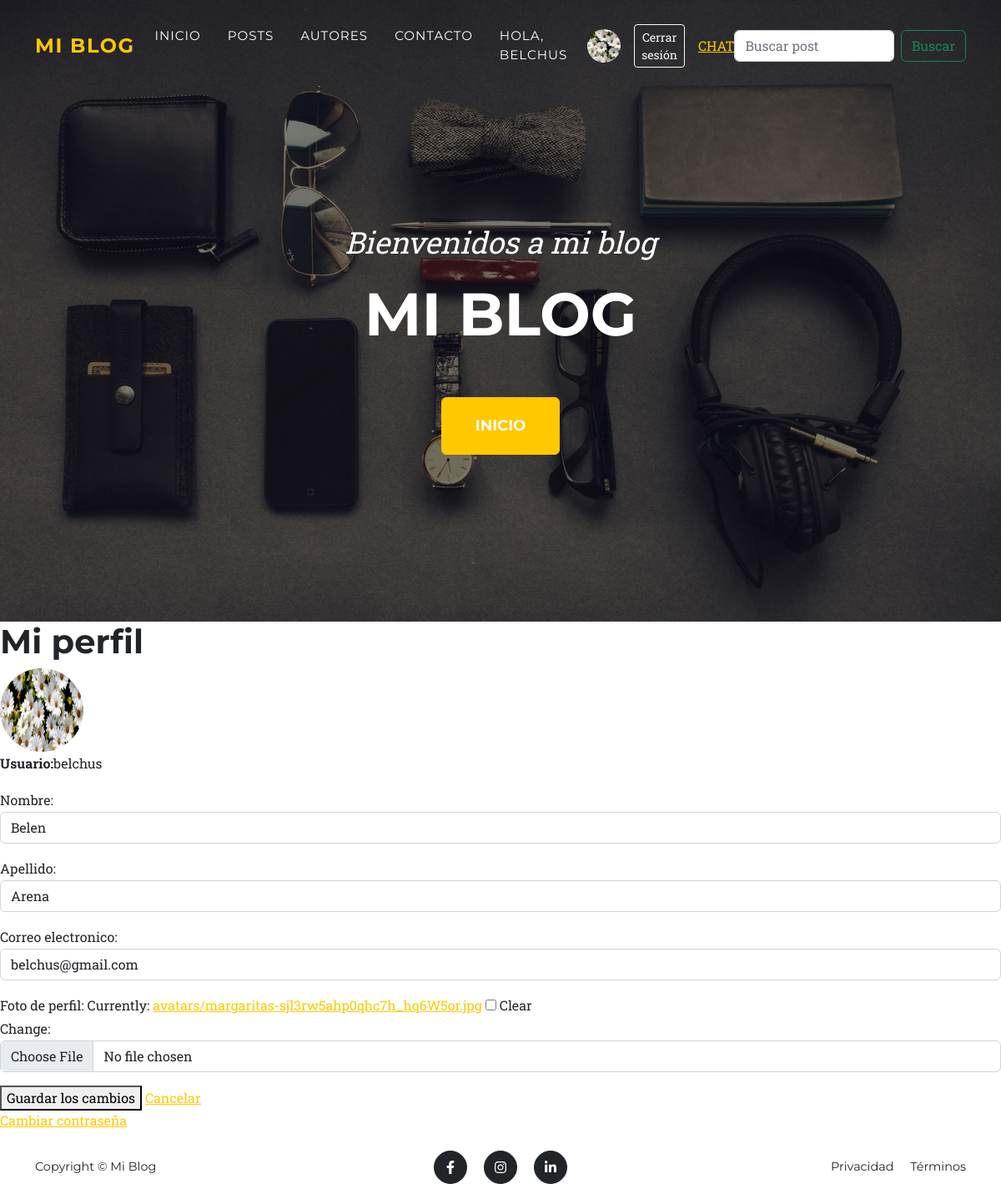
/mi_perfil/ (signed in), run on the app's committed database.
### posts/models.py (models this page shows, shortened)
class Autor(models.Model):
    nombre = models.CharField(max_length=100)
    apellido = models.CharField(max_length=100)
    email = models.EmailField()
    username = models.CharField(max_length=100,unique=True)
    avatar = models.ImageField(upload_to="avatars/",blank=True,null=True)
    usuario = models.OneToOneField(settings.AUTH_USER_MODEL,on_delete=models.CASCADE,null=True,blank=True,related_name="perfil_autor")

### posts/views.py (the view)
# urls.py: path("mi_perfil/",views.mi_perfil,name="mi_perfil"),
@login_required
def mi_perfil(request):
    autor = get_object_or_404(Autor,usuario=request.user)
    if request.method == "POST":
        form = EditarPerfilForm(request.POST,
                                request.FILES,
                                instance=autor)
        if form.is_valid():
            autor=form.save()
            usuario = request.user
            usuario.first_name = autor.nombre
            usuario.last_name = autor.apellido
            usuario.email = autor.email
            usuario.save()
            return redirect("mi_perfil")
    else:
        form = EditarPerfilForm(instance=autor)
    return render(request,"mi_perfil.html",{"form":form,"autor":autor})

### posts/forms.py
class EditarPerfilForm(forms.ModelForm):
    class Meta:
        model = Autor
        fields =[
            "nombre",
            "apellido",
            "email",
            "avatar",
        ]
        labels = {
            "nombre" : "Nombre",
            "apellido" : "Apellido",
            "email":"Correo electronico",
            "avatar":"Foto de perfil"
        }
        widgets = {
            "nombre":forms.TextInput(attrs={"class":"form-control"}),
            "apellido":forms.TextInput(attrs={"class":"form-control"}),
            "email":forms.EmailInput(attrs={"class":"form-control"}),
            "avatar":forms.ClearableFileInput(attrs={"class":"form-control"})
        }

### posts/templates/mi_perfil.html (shortened to what this page needs)
{%extends "base.html"%}
{% block content %}
<h1>Mi perfil</h1>
{% if autor.avatar%}
<div>
    <img src="{{autor.avatar.url}}" alt="Mi avatar" width="100" height="100" class="rounded-circle">
</div>
{% else %}
<p>Todavia no tenes un avatar</p>
{% endif %}
<p><strong>Usuario:</strong>{{autor.username}}</p>
<form method="POST" enctype="multipart/form-data">
   {{ form.as_p }}
   <button type="submit">Guardar los cambios</button>
   <a href="{% url 'inicio' %}">Cancelar</a>
</form>
<a href="{% url 'cambiar_contraseña' %}">Cambiar contraseña</a>
{%endblock%}

### posts/templates/base.html (shortened to what this page needs)
{% load static %}
<!DOCTYPE html>
<html lang="es">
<head>
<link
    href="https://cdn.jsdelivr.net/npm/bootstrap@5.3.3/dist/css/bootstrap.min.css"
    rel="stylesheet"
>
<link
    href="{% static 'css/styles.css' %}"
    rel="stylesheet"
>
</head>
<body id="page-top">
<nav class="navbar navbar-expand-lg navbar-dark fixed-top" id="mainNav">
    <div class="container">
        <a class="navbar-brand" href="/">
            Mi Blog
        </a>
        <div
            class="collapse navbar-collapse"
            id="navbarResponsive"
        >
            <ul class="navbar-nav text-uppercase ms-auto">
                <li class="nav-item">
                    <a class="nav-link" href="/">
                        Inicio
                    </a>
                </li>
                <li class="nav-item">
                    <a class="nav-link" href="/posts">
                        Posts
                    </a>
                </li>
                <li class="nav-item">
                    <a class="nav-link" href="/autores">
                        Autores
                    </a>
                </li>
                <li class="nav-item">
                    <a class="nav-link" href="/contacto">
                        Contacto
                    </a>
                </li>
                <li class="nav-item d-flex align-items-center gap-3">
                    {% if user.is_authenticated %}
                        <a href="{% url 'perfil_autor' user.perfil_autor.id %}"
                           class="nav-link text-white">
                            Hola, {{ user.username }}
                        </a>
                        {% if user.perfil_autor.avatar %}
                            <a href="{% url 'perfil_autor' user.perfil_autor.id %}">
                                <img
                                    src="{{ user.perfil_autor.avatar.url }}"
                                    alt="Avatar"
                                    width="40"
                                    height="40"
                                    class="rounded-circle"
                                    style="object-fit: cover;"
                                >
                            </a>
                        {% endif %}
                        <form method="POST"
                              action="{% url 'logout' %}"
                              class="m-0">
                            <button type="submit" class="btn btn-outline-light btn-sm">
                                Cerrar sesión
                            </button>
                        </form>
                        <a href="{% url 'bandeja_entrada'%}">Chat</a>
                    {% endif %}
                </li>
            </ul>
            <form class="d-flex" role="search">
                <input class="form-control me-2" type="search" placeholder="Buscar post" aria-label="Search"/>
                <button class="btn btn-outline-success" type="submit">Buscar</button>
              </form>
        </div>
    </div>
</nav>
<header class="masthead">
    <div class="container text-center">
        <div class="masthead-subheading">
            Bienvenidos a mi blog
        </div>
        <div class="masthead-heading text-uppercase">
            {% block header_title %}
                Mi Blog
            {% endblock %}
        </div>
        <a
            class="btn btn-primary btn-xl text-uppercase"
            href="/"
        >
            Inicio
        </a>
    </div>
</header>
<main>
    {% block content %}{% endblock %}
</main>
<footer class="footer py-4">
    <div class="container">
        <div class="row align-items-center">
            <div class="col-lg-4 text-lg-start">
                Copyright © Mi Blog
            </div>
            <div class="col-lg-4 my-3 my-lg-0 text-center">
                <a
                    class="btn btn-dark btn-social mx-2"
                    href="#!"
                >
                    <i class="fab fa-facebook-f"></i>
                </a>
                <a
                    class="btn btn-dark btn-social mx-2"
                    href="#!"
                >
                    <i class="fab fa-instagram"></i>
                </a>
                <a
                    class="btn btn-dark btn-social mx-2"
                    href="#!"
                >
                    <i class="fab fa-linkedin-in"></i>
                </a>
            </div>
            <div class="col-lg-4 text-lg-end">
                <a
                    class="link-dark text-decoration-none me-3"
                    href="#!"
                >
                    Privacidad
                </a>
                <a
                    class="link-dark text-decoration-none"
                    href="#!"
                >
                    Términos
                </a>
            </div>
        </div>
    </div>
</footer>
</body>
</html>

### data on the page
Autor: avatar (picture), username "belchus", nombre "Belen", apellido "Arena", email "belchus@gmail.com"

### other printed values
{{ user.username }} "BELCHUS"
